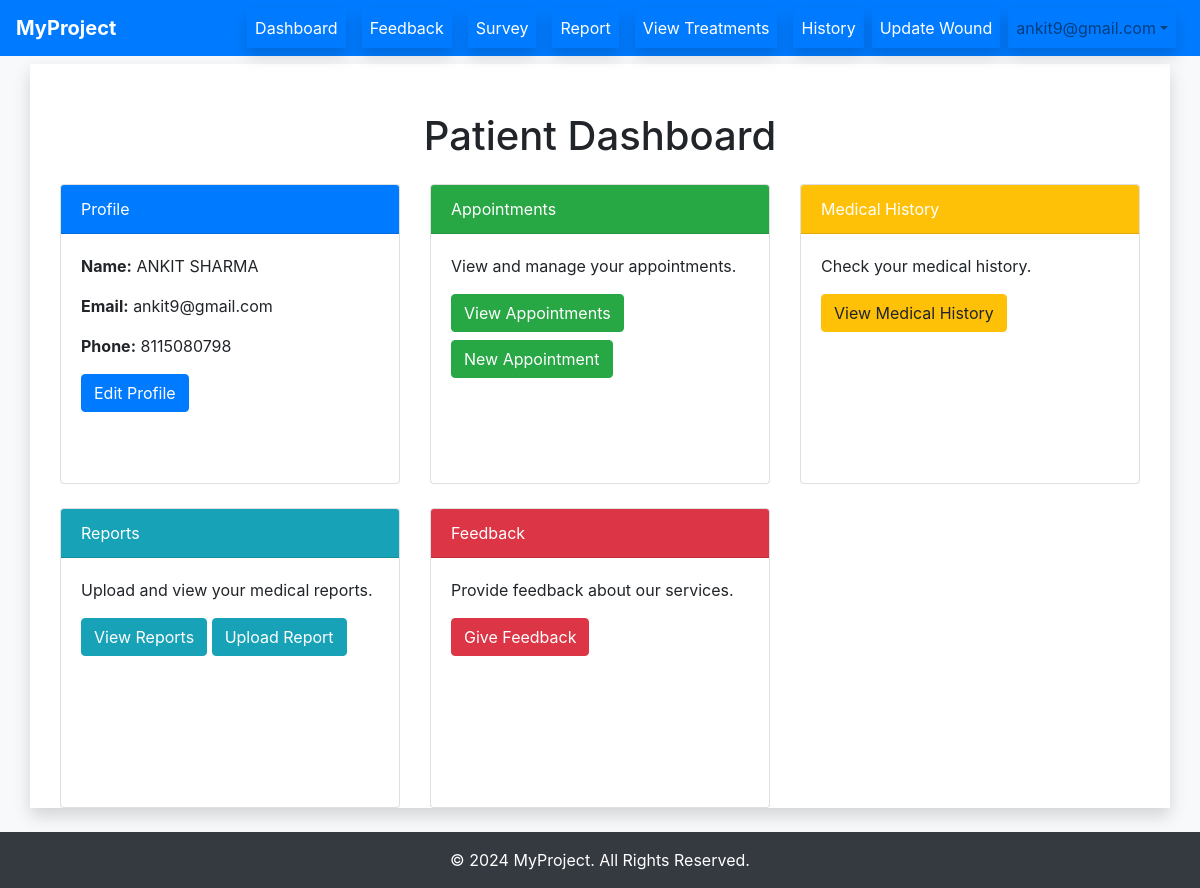
/patient/ (signed in), run on an earlier commit of the app's database.
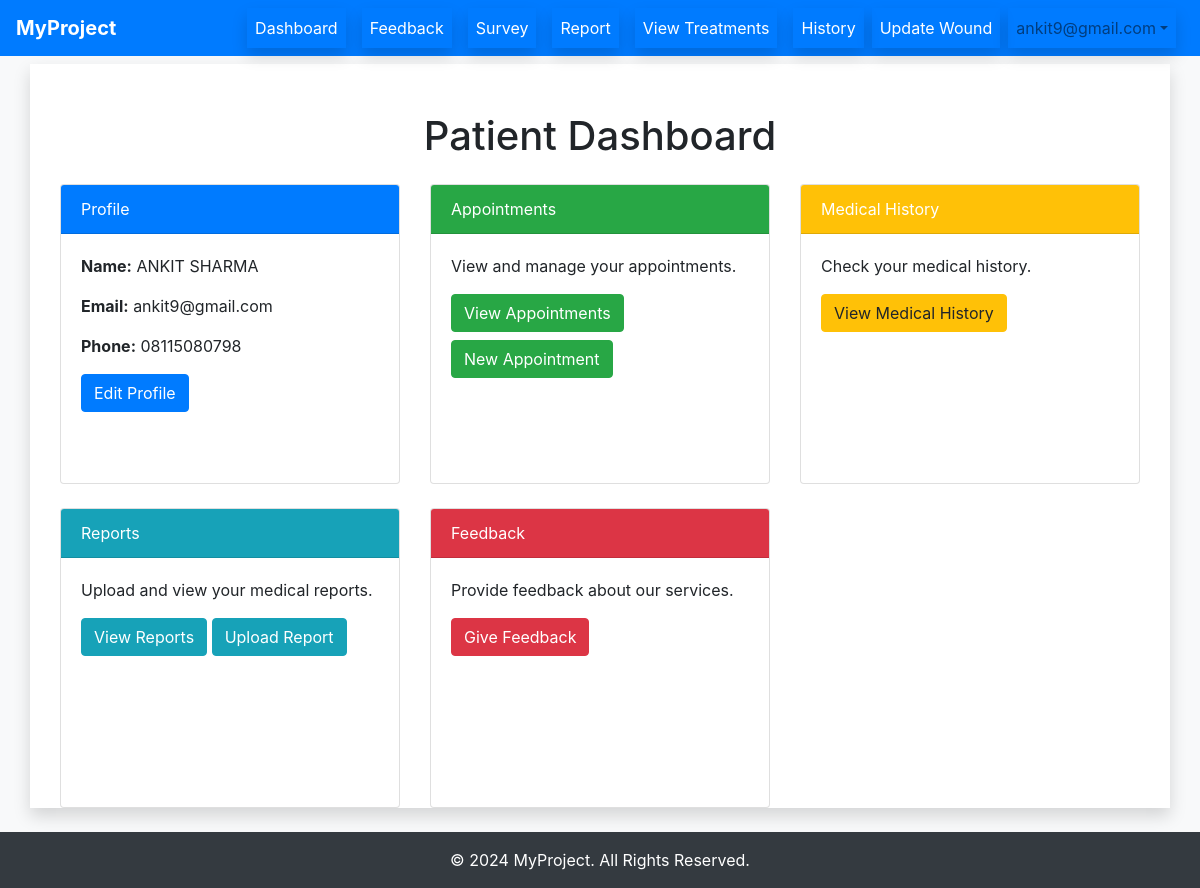
And on a later commit of the database.
### main/models.py (models this page shows, shortened)
class Patient(models.Model):
    user = models.OneToOneField(User, on_delete=models.CASCADE)
    name = models.CharField(max_length=100)
    phone = models.CharField(max_length=15)
    age = models.IntegerField()
    address = models.CharField(max_length=100, null=True, blank=True,default='')
    pin_code = models.CharField(max_length=10, null=True, blank=True,default='')
    mobile_number = models.CharField(max_length=15, null=True, blank=True,default='')

### main/decorators.py (the view)
    @login_required(login_url='/login/')
    def _wrapped_view(request, *args, **kwargs):
        try:
            request.user.patient
        except Patient.DoesNotExist:
            auth_logout(request)
            return HttpResponseRedirect(reverse('login'))
        return view_func(request, *args, **kwargs)

### main/views.py (called while the page is built)
@patient_required
def patient(request):
    user = request.user
    patient = Patient.objects.get(user=user)
    historys = History.objects.filter(patient=patient)
    plans = TreatmentPlan.objects.all()
    return render(request, 'patient_dash.html', {'patient': patient, 'historys': historys, 'plans': plans})

### templates/patient_dash.html (shortened to what this page needs)
{% extends 'base.html' %}
{% block content %}
<div class="container mt-5">
    <h1 class="text-center">Patient Dashboard</h1>
    <div class="row mt-4">
        <div class="col-md-4">
            <div class="card card-custom">
                <div class="card-header bg-primary text-white">
                    Profile
                </div>
                <div class="card-body">
                    <p><strong>Name:</strong> {{ patient.name }}</p>
                    <p><strong>Email:</strong> {{ patient.user.email }}</p>
                    <p><strong>Phone:</strong> {{ patient.phone }}</p>
                    <a href="{% url "editprofile" %}" class="btn btn-primary">Edit Profile</a>
                </div>
            </div>
        </div>
        <div class="col-md-4">
            <div class="card card-custom">
                <div class="card-header bg-success text-white">
                    Appointments
                </div>
                <div class="card-body">
                    <p>View and manage your appointments.</p>
                    <a href="{% url "viewappointments" %}" class="btn btn-success">View Appointments</a>
                    <a href="{% url "appointment" 9999 %}" class="btn btn-success mt-2">New Appointment</a>
                </div>
            </div>
        </div>
        <div class="col-md-4">
            <div class="card card-custom">
                <div class="card-header bg-warning text-white">
                    Medical History
                </div>
                <div class="card-body">
                    <p>Check your medical history.</p>
                    <a href="{% url 'viewhistory' %}" class="btn btn-warning">View Medical History</a>
                </div>
            </div>
        </div>
    </div>
    <div class="row mt-4">
        <div class="col-md-4">
            <div class="card card-custom">
                <div class="card-header bg-info text-white">
                    Reports
                </div>
                <div class="card-body">
                    <p>Upload and view your medical reports.</p>
                    <a href="{% url 'report' %}" class="btn btn-info">View Reports</a>
                    <a href="" class="btn btn-info">Upload Report</a>
                </div>
            </div>
        </div>
        <div class="col-md-4">
            <div class="card card-custom">
                <div class="card-header bg-danger text-white">
                    Feedback
                </div>
                <div class="card-body">
                    <p>Provide feedback about our services.</p>
                    <a href="{% url 'feedback' %}" class="btn btn-danger">Give Feedback</a>
                </div>
            </div>
        </div>
    </div>
</div>
{% endblock %}

What changed in the data, as far as the page shows it:
changed Patient "ANKIT SHARMA": phone "8115080798" → "08115080798"
